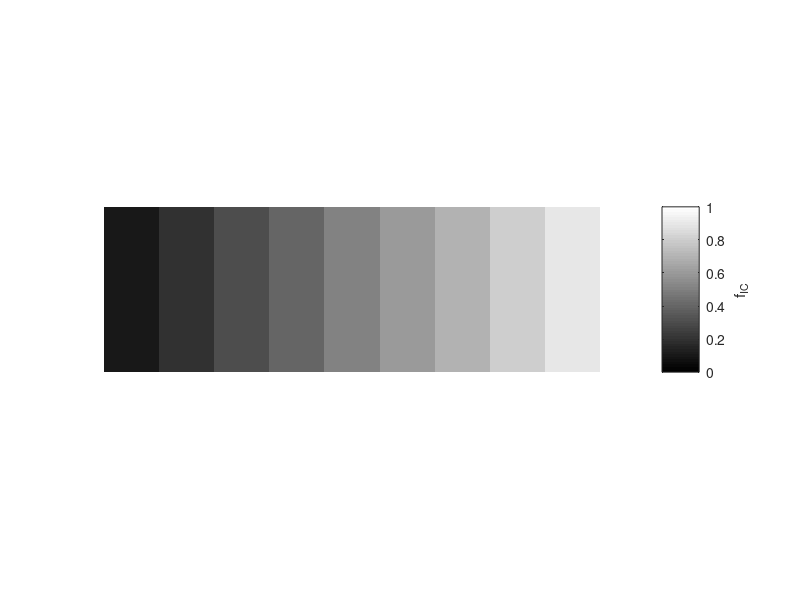

The MATLAB source for this figure: (Note: this script raises an error after producing the figure.)
% Matlab script to make simulated image with different T2 and sigma0 values


% sigma0
sigma0 = 0.067;

% T2 values
T2min = 50;
T2max = 100;
NT2 = 3;
T2s = linspace(T2min, T2max, NT2);

% fIC
fICmin = 0.1;
fICmax = 0.9;
NfIC = 9;
fICs = linspace(fICmin, fICmax, NfIC);

% Radii 
Rmin = 6;
Rmax = 9;

%% Make image

% grid size
ngrid = 25;

% T2 grid
T2grid = zeros(NT2*ngrid, NfIC*ngrid);

for T2indx = 1:NT2
    for gridindx = 1:ngrid
        gridindx
        T2grid( (T2indx-1)*ngrid + gridindx, :) = T2s(T2indx);
    end
end

% fIC grid
fICgrid = zeros(NT2*ngrid, NfIC*ngrid);

for fICindx = 1:NfIC
    for gridindx = 1:ngrid
        fICgrid( :, (fICindx-1)*ngrid + gridindx) = fICs(fICindx);
    end
end

% Display simulated fICs
fig = figure;
imshow(fICgrid, [0,1], 'InitialMagnification', 100);
c = colorbar;
ylabel(c, 'f_{IC}')
h = gca;
h.Visible = 'On';
yticks([round(ngrid/2) + ngrid*(0:NT2-1) ])
yticklabels(T2s)
ylabel('T2 (ms)')
xticks([round(ngrid/2) + ngrid*(0:NfIC-1) ])
xticklabels(fICs)
xlabel('f_{IC}')
title('Simulated fIC')
saveas(fig, 'C:\Users\adam\OneDrive - University College London\UCL PhD\PhD Year 1\Projects\VERDICT Screening\Code\VERDICT-Screening\Noise Statistics\MLP\VERDICT Simulations\Figures\simfIC.fig')

% Radii (randomise)
Rgrid = Rmin + rand(NT2*ngrid, NfIC*ngrid)*(Rmin - Rmax);



%% Simulate VERDICT signals over image

modeltype = 'RDI v1.3';
schemename = 'Short Scheme NS';
schemesfolder = 'C:\Users\adam\OneDrive - University College London\UCL PhD\PhD Year 1\Projects\VERDICT Screening\Code\VERDICT-Screening\Noise Statistics\MLP\VERDICT Simulations\Schemes';
load([schemesfolder '/' schemename '.mat'])
nscheme = length(scheme);

% Signals 
Signals = zeros(NT2*ngrid, NfIC*ngrid, nscheme);

% Simulate signals
for jndx = 1:size(T2grid,1)
    jndx
    for indx = 1:size(fICgrid, 2)
        
        T2 = T2grid(jndx, indx);
        fIC = fICgrid(jndx, indx);
        fEES = 1-fIC;
        R = Rgrid(jndx, indx);

        signals = simulateSignalsOverScheme( ...
            scheme, ...
            modeltype,...
            fIC = fIC,...
            fEES=fEES,...
            muR = R,...
            sigma0 = sigma0,...
            T2 = T2);

        Signals(jndx,indx,:)=signals;



    end
end


%% Fitting

noisetypes = {'Ratio', 'Rice'};
sigma0rice = 0.05;

BiasResults = zeros(length(noisetypes), length(T2s), length(fICs));
VarianceResults = zeros(length(noisetypes),length(T2s), length(fICs));

for nindx = 1:length(noisetypes)

    noisetype = noisetypes{nindx};
    
    switch noisetype
        case 'Ratio'
        % Possible T2 and sigma0 values for Ratio
        possibleT2s = [50, 75, 100, 125];
        possiblesigma0s = [0.02, 0.033, 0.05];
    
        case 'Rice'
        % Possible T2 and sigma0 values for Rice
        possibleT2s = [10000];
        possiblesigma0s = [sigma0rice];
    end


    % Do the fitting ting!
    [fIC, fEES, fVASC, R, rmse] = ns_verdict_MLP_fit( ...
        schemename, ...
        modeltype, ...
        Signals, ...
        noisetype=noisetype,...
        sigma0train = sigma0, ...
        T2train  = T2grid, ...
        possibleT2s=possibleT2s,...
        possiblesigma0s=possiblesigma0s,...
        schemesfolder=schemesfolder...
        );

    % Display
    fig = figure;
    imshow(fIC, [0 1], 'InitialMagnification', 100);
    c = colorbar;
    ylabel(c, 'f_{IC}')
    h = gca;
    h.Visible = 'On';
    yticks([round(ngrid/2) + ngrid*(0:NT2-1) ])
    yticklabels(T2s)
    ylabel('T2 (ms)')
    xticks([round(ngrid/2) + ngrid*(0:NfIC-1) ])
    xticklabels(fICs)
    xlabel('f_{IC}')

    if strcmp(noisetype, 'Rice')
        title(['Simulation: \sigma_0 = ' num2str(sigma0) '; Fitting: Rice \sigma_0 = ' num2str(sigma0)])
        saveas(fig, ['C:\Users\adam\OneDrive - University College London\UCL PhD\PhD Year 1\Projects\VERDICT Screening\Code\VERDICT-Screening\Noise Statistics\MLP\VERDICT Simulations\Figures\fIC ' noisetype ' (Rice sigma0 ' num2str(sigma0rice) ') sigma0 ' num2str(sigma0) '.fig'])
    else
        title(['Simulation: \sigma_0 = ' num2str(sigma0) '; Fitting: ' char(noisetypes(nindx)) ' \sigma_0 = ' num2str(sigma0)])
        saveas(fig, ['C:\Users\adam\OneDrive - University College London\UCL PhD\PhD Year 1\Projects\VERDICT Screening\Code\VERDICT-Screening\Noise Statistics\MLP\VERDICT Simulations\Figures\fIC ' noisetype ' sigma0 ' num2str(sigma0) '.fig'])
   
    end


    % Bias and variance as function of fIC
    for T2indx = 1:length(T2s)
        T2val = T2s(T2indx);
        for fICindx = 1:length(fICs)
            fICval = fICs(fICindx);
            mask = and(fICgrid == fICval, T2grid == T2val);
            fICvals = fIC.*mask;
            fICvals = fICvals(fICvals~=0);
            fICvals = fICvals(:);
            bias = mean(fICvals-fICval);
            BiasResults(nindx, T2indx, fICindx) = bias;
            variance = var(fICvals)
            VarianceResults(nindx, T2indx, fICindx) = variance;
        end
    end
end


%% Save Bias and variance results
ResultsFolder = char("C:\Users\adam\OneDrive - University College London\UCL PhD\PhD Year 1\Projects\VERDICT Screening\Code\VERDICT-Screening\Noise Statistics\MLP\VERDICT Simulations\MATLAB\Results");

ResultsMeta = struct();
ResultsMeta.noisetypes = noisetypes;
ResultsMeta.T2s = T2s;
ResultsMeta.fICs = fICs;

save([ResultsFolder '/Meta_sigma_' num2str(sigma0) '.mat' ], "ResultsMeta");
save([ResultsFolder '/Bias_sigma_' num2str(sigma0) '.mat' ], "BiasResults");
save([ResultsFolder '/Variance_sigma_' num2str(sigma0) '.mat' ], "VarianceResults");

%% Display bias and variance results

noisemarkers = {'-*','-o', '-p'};
T2colors = {"#0072BD", 	"#77AC30", "#D95319", "#4DBEEE"};

% Bias figure
fig = figure;
title('Bias')
for nindx = 1:length(noisetypes)
    for T2indx = 1:length(T2s)
        plot(fICs, squeeze(BiasResults(nindx,T2indx,:)), noisemarkers{nindx}, color = T2colors{T2indx}, DisplayName=['T2: ' num2str(T2s(T2indx)) ', ' noisetypes{nindx}])
        hold on
    end
end
xlim([0 1])
ylim([-0.05, 0.2])
xlabel('f_{IC}')
ylabel('Bias')
title(['\sigma_0 = ' num2str(sigma0)])
legend
saveas(fig, ['C:\Users\adam\OneDrive - University College London\UCL PhD\PhD Year 1\Projects\VERDICT Screening\Code\VERDICT-Screening\Noise Statistics\MLP\VERDICT Simulations\Figures\bias (Rice sigma0 ' num2str(sigma0rice) ') sigma0 ' num2str(sigma0) '.fig'])

% Variance figure
fig = figure;
for nindx = 1:length(noisetypes)
    for T2indx = 1:length(T2s)
        plot(fICs, squeeze(VarianceResults(nindx,T2indx,:)), noisemarkers{nindx}, color = T2colors{T2indx}, DisplayName=['T2: ' num2str(T2s(T2indx)) ', ' noisetypes{nindx}])
        hold on
    end
end
xlim([0 1])
ylim([0 0.03])
xlabel('f_{IC}')
ylabel('Variance')
title(['\sigma_0 = ' num2str(sigma0)])
legend
saveas(fig, ['C:\Users\adam\OneDrive - University College London\UCL PhD\PhD Year 1\Projects\VERDICT Screening\Code\VERDICT-Screening\Noise Statistics\MLP\VERDICT Simulations\Figures\variance (Rice sigma0 ' num2str(sigma0rice) ') sigma0 ' num2str(sigma0) '.fig'])
%% Present as table